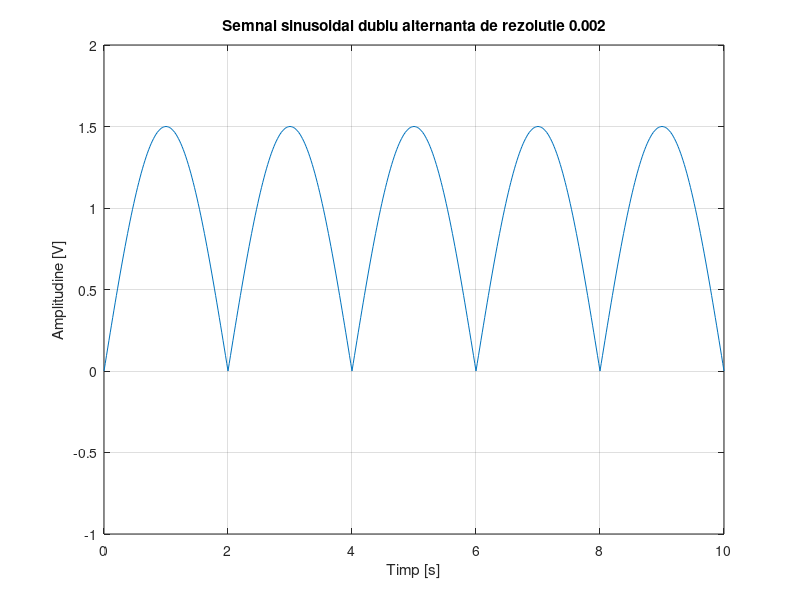

MATLAB code for this plot:
f=0.25
t=0:0.02:10;    %rezolutie 0.02s
A=1.5;
y=abs(A*sin(2*pi*0.25*t));
plot(t,y), grid;
axis([0,10,-1,2])
title('Semnal sinusoidal dublu alternanta de rezolutie 0.002')
xlabel('Timp [s]')
ylabel('Amplitudine [V]')
